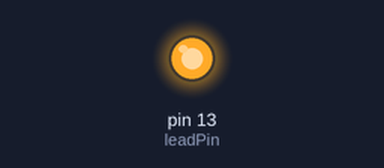
The sketch below on a simulated Arduino Uno, built with avr-gcc and run on an emulated ATmega328P. Parts: output pins drawn as LEDs (lit = HIGH).

Above: at 2.5 s.
At 19.0 s:
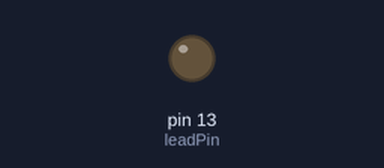
Timing chart, 0 to 26.0 s (numbered marks = the images above):
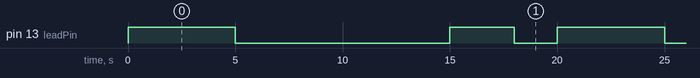

The sketch:

test1.ino
```cpp
/*First Program to toggle LED L*/

// Global variables
int leadPin = 13;

void primeLight(){
  // put your main code here, to run repeatedly:
  digitalWrite (leadPin, HIGH); // High Meaning On
  delay(5000); // Delay between on to off, 2 seconds
  digitalWrite (leadPin, LOW);
  delay(10000);
}

void secLight(){
  digitalWrite (leadPin, HIGH);
  delay(3000);
  digitalWrite (leadPin, LOW); // Low meaning off
  delay(2000); // Delay between on to off, 2 seconds
}

void setup() {
  // put your setup code here, to run once:
  pinMode(leadPin, OUTPUT); // Which pin, what kind of output
}

void loop() {
   primeLight();
   secLight();
}
```

Measured:
- by itself, pin 13 (leadPin): repeats every 20.0 s: LOW 10.0 s, HIGH 3.0 s, LOW 2.0 s, HIGH 5.0 s
- by itself, everything shown: repeats every 20.0 s, in 4 steps
